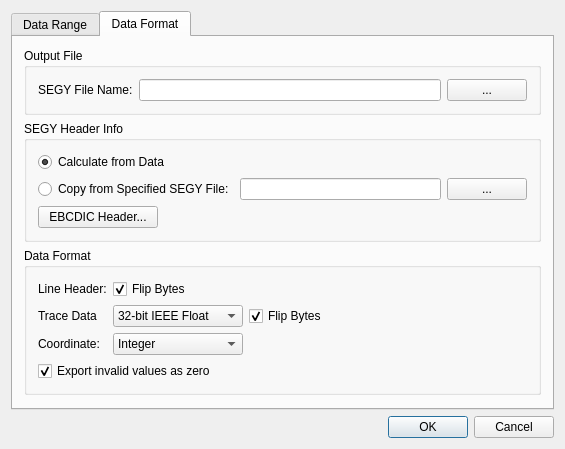
<?xml version="1.0" encoding="UTF-8"?>
<ui version="4.0">
 <class>CXDlgExportSEGY</class>
 <widget class="QDialog" name="CXDlgExportSEGY">
  <property name="geometry">
   <rect>
    <x>0</x>
    <y>0</y>
    <width>565</width>
    <height>441</height>
   </rect>
  </property>
  <property name="windowTitle">
   <string>CXDlgExportSEGY</string>
  </property>
  <layout class="QGridLayout" name="gridLayout">
   <item row="2" column="0">
    <widget class="QDialogButtonBox" name="buttonBox">
     <property name="standardButtons">
      <set>QDialogButtonBox::Cancel|QDialogButtonBox::Ok</set>
     </property>
    </widget>
   </item>
   <item row="1" column="0">
    <widget class="QTabWidget" name="tabWidget">
     <property name="currentIndex">
      <number>1</number>
     </property>
     <widget class="QWidget" name="tabRange">
      <attribute name="title">
       <string>Data Range</string>
      </attribute>
      <layout class="QVBoxLayout" name="verticalLayout_2">
       <item>
        <widget class="QGroupBox" name="groupBox_2">
         <property name="title">
          <string>Output Range</string>
         </property>
         <layout class="QGridLayout" name="gridLayout_2">
          <item row="1" column="0">
           <widget class="QLabel" name="label_26">
            <property name="text">
             <string>Sample Interval:</string>
            </property>
           </widget>
          </item>
          <item row="1" column="1">
           <widget class="QSpinBox" name="spinBox"/>
          </item>
          <item row="0" column="0" colspan="2">
           <widget class="CXRangeFrame" name="m_rangeFrame">
            <property name="minimumSize">
             <size>
              <width>0</width>
              <height>40</height>
             </size>
            </property>
            <property name="frameShape">
             <enum>QFrame::StyledPanel</enum>
            </property>
            <property name="frameShadow">
             <enum>QFrame::Raised</enum>
            </property>
           </widget>
          </item>
         </layout>
        </widget>
       </item>
       <item>
        <spacer name="verticalSpacer">
         <property name="orientation">
          <enum>Qt::Vertical</enum>
         </property>
         <property name="sizeHint" stdset="0">
          <size>
           <width>20</width>
           <height>40</height>
          </size>
         </property>
        </spacer>
       </item>
      </layout>
     </widget>
     <widget class="QWidget" name="tabFormat">
      <attribute name="title">
       <string>Data Format</string>
      </attribute>
      <layout class="QGridLayout" name="gridLayout_5">
       <item row="0" column="0">
        <widget class="QGroupBox" name="groupBox">
         <property name="title">
          <string>Output File</string>
         </property>
         <layout class="QHBoxLayout" name="horizontalLayout">
          <item>
           <widget class="QLabel" name="label">
            <property name="text">
             <string>SEGY File Name:</string>
            </property>
           </widget>
          </item>
          <item>
           <widget class="QLineEdit" name="lineEditSEGYFile"/>
          </item>
          <item>
           <widget class="QPushButton" name="pushButton">
            <property name="text">
             <string>...</string>
            </property>
           </widget>
          </item>
         </layout>
        </widget>
       </item>
       <item row="1" column="0">
        <widget class="QGroupBox" name="groupBox_3">
         <property name="title">
          <string>SEGY Header Info</string>
         </property>
         <layout class="QGridLayout" name="gridLayout_3">
          <item row="0" column="0">
           <widget class="QRadioButton" name="radioButton">
            <property name="text">
             <string>Calculate from Data</string>
            </property>
            <property name="checked">
             <bool>true</bool>
            </property>
           </widget>
          </item>
          <item row="1" column="0">
           <widget class="QRadioButton" name="radioButton_2">
            <property name="text">
             <string>Copy from Specified SEGY File:</string>
            </property>
           </widget>
          </item>
          <item row="1" column="1">
           <widget class="QLineEdit" name="lineEditHeaderSEGY"/>
          </item>
          <item row="1" column="2">
           <widget class="QPushButton" name="pushButtonHeaderSEGY">
            <property name="text">
             <string>...</string>
            </property>
           </widget>
          </item>
          <item row="2" column="0">
           <widget class="QPushButton" name="pushButton_3">
            <property name="maximumSize">
             <size>
              <width>120</width>
              <height>16777215</height>
             </size>
            </property>
            <property name="text">
             <string>EBCDIC Header...</string>
            </property>
           </widget>
          </item>
         </layout>
        </widget>
       </item>
       <item row="2" column="0">
        <widget class="QGroupBox" name="groupBox_4">
         <property name="title">
          <string>Data Format</string>
         </property>
         <layout class="QGridLayout" name="gridLayout_4">
          <item row="1" column="1">
           <widget class="QComboBox" name="comboBoxTraceData">
            <property name="minimumSize">
             <size>
              <width>130</width>
              <height>0</height>
             </size>
            </property>
            <property name="maximumSize">
             <size>
              <width>130</width>
              <height>16777215</height>
             </size>
            </property>
            <item>
             <property name="text">
              <string>32-bit IEEE Float</string>
             </property>
            </item>
            <item>
             <property name="text">
              <string>32-bit IBM Float</string>
             </property>
            </item>
            <item>
             <property name="text">
              <string>32-bit Integer</string>
             </property>
            </item>
            <item>
             <property name="text">
              <string>16-bit Integer</string>
             </property>
            </item>
            <item>
             <property name="text">
              <string>8-bit Integer</string>
             </property>
            </item>
           </widget>
          </item>
          <item row="1" column="0">
           <widget class="QLabel" name="label_5">
            <property name="text">
             <string>Trace Data</string>
            </property>
           </widget>
          </item>
          <item row="1" column="2">
           <widget class="QCheckBox" name="checkBoxFlipTD">
            <property name="text">
             <string>Flip Bytes</string>
            </property>
            <property name="checked">
             <bool>true</bool>
            </property>
           </widget>
          </item>
          <item row="2" column="1">
           <widget class="QComboBox" name="comboBoxCoord">
            <property name="minimumSize">
             <size>
              <width>130</width>
              <height>0</height>
             </size>
            </property>
            <property name="maximumSize">
             <size>
              <width>130</width>
              <height>16777215</height>
             </size>
            </property>
            <item>
             <property name="text">
              <string>Integer</string>
             </property>
            </item>
            <item>
             <property name="text">
              <string>Float</string>
             </property>
            </item>
           </widget>
          </item>
          <item row="0" column="0">
           <widget class="QLabel" name="label_3">
            <property name="text">
             <string>Line Header:</string>
            </property>
           </widget>
          </item>
          <item row="0" column="1">
           <widget class="QCheckBox" name="checkBoxFlipLH">
            <property name="text">
             <string>Flip Bytes</string>
            </property>
            <property name="checked">
             <bool>true</bool>
            </property>
           </widget>
          </item>
          <item row="1" column="3">
           <spacer name="horizontalSpacer">
            <property name="orientation">
             <enum>Qt::Horizontal</enum>
            </property>
            <property name="sizeHint" stdset="0">
             <size>
              <width>40</width>
              <height>20</height>
             </size>
            </property>
           </spacer>
          </item>
          <item row="2" column="0">
           <widget class="QLabel" name="label_7">
            <property name="text">
             <string>Coordinate:</string>
            </property>
           </widget>
          </item>
          <item row="3" column="0" colspan="2">
           <widget class="QCheckBox" name="checkBoxNanValue">
            <property name="text">
             <string>Export invalid values as zero</string>
            </property>
            <property name="checked">
             <bool>true</bool>
            </property>
           </widget>
          </item>
         </layout>
        </widget>
       </item>
       <item row="3" column="0">
        <spacer name="verticalSpacer_2">
         <property name="orientation">
          <enum>Qt::Vertical</enum>
         </property>
         <property name="sizeHint" stdset="0">
          <size>
           <width>20</width>
           <height>40</height>
          </size>
         </property>
        </spacer>
       </item>
      </layout>
     </widget>
    </widget>
   </item>
  </layout>
 </widget>
 <layoutdefault spacing="6" margin="11"/>
 <customwidgets>
  <customwidget>
   <class>CXRangeFrame</class>
   <extends>QFrame</extends>
   <header location="global">xsliderlineedit.h</header>
   <container>1</container>
  </customwidget>
 </customwidgets>
 <resources/>
 <connections/>
</ui>
